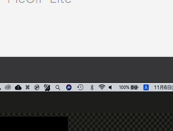
#> input picture test.png, 173 x 131 px
$ python visualize_pixel_value_distribution.py test.png 1.0
#> lines starting #> are read from the running program, lines starting #| are printed output that depends on the picture; long printed decimals are rounded
# ==============================================
#       Visualize Pixel Value Distribution
# ==============================================


import cv2, matplotlib
import numpy as np
import subprocess
import sys
args = sys.argv
import matplotlib.pyplot as plt
plt.style.use('seaborn-white')


# -----------------------------
# ----- Placement setting -----
# -----------------------------
#plt.figure(figsize=(10, 8))
fig, ax = plt.subplots(4, figsize=(10, 7)) # figsize(width, height)
ax[0] = plt.subplot2grid((2,2), (0,0))
ax[1] = plt.subplot2grid((2,2), (0,1))
ax[2] = plt.subplot2grid((2,2), (1,0))
ax[3] = plt.subplot2grid((2,2), (1,1))
#ax[2] = plt.subplot2grid((2,2), (1,0), colspan=2)


# ---------------------------------
# ----- Set initial parameter -----
# ---------------------------------
print("\n===== Argument info. =====")
image_name  = args[1]
param       = float(args[2])
print("input_image_data\n>",image_name,"(args[1])")
print("\np\n>",param,"(args[2])")
# image_name = 'images/2018-10-29/DATA/20160724_RL100.bmp'


# ----------------------------
# ----- Read input image -----
# ----------------------------
def read_img(_img_name):
  # read input image
#> called with _img_name = 'test.png'
  img_BGR = cv2.imread(_img_name)
#> img_BGR is the input picture: shape (131, 173, 3); mean B, G, R 136.3, 135.5, 135.6

  # convert color (BGR → RGB)
  img_RGB = cv2.cvtColor(img_BGR, cv2.COLOR_BGR2RGB)

  return img_RGB

img_in_RGB = read_img(image_name)
print("\nInput image(RGB)\n>", img_in_RGB.shape) # （height × width × 色数）
#| Input image(RGB)
#| > (131, 173, 3)


# ------------------------------
# ----- Change color tone -----
# ------------------------------
def change_color_tone(_rgb_img, _param):
  # Red
#> called with _param = 1
  red   = cv2.multiply(_rgb_img[:, :, 0], _param)

  # Green
  green = cv2.multiply(_rgb_img[:, :, 1], _param)

  # Blue
  blue  = cv2.multiply(_rgb_img[:, :, 2], _param)

  # Apply change
  revised_img_RGB = np.empty((_rgb_img.shape[0], _rgb_img.shape[1], 3), dtype=np.uint8)
  revised_img_RGB[:, :, 0] = red
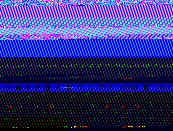
#> revised_img_RGB: shape (131, 173, 3); mean of channels 0, 1, 2 135.6, 50.1, 50.1; drawn as B, G, R
  revised_img_RGB[:, :, 1] = green
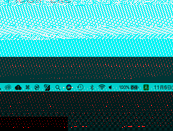
#> revised_img_RGB: shape (131, 173, 3); mean of channels 0, 1, 2 135.6, 135.5, 50.1; drawn as B, G, R
  revised_img_RGB[:, :, 2] = blue

  return revised_img_RGB

# ===============================================
#      It is required to adjust parameters.
# ===============================================
img_out_RGB = change_color_tone(img_in_RGB, param)
print("\nOutput Image (RGB)")
print('> R Max:',np.max(img_out_RGB[:, :, 0]),' Min:',np.min(img_out_RGB[:, :, 0]))
#| > R Max: 245  Min: 0
print('> G Max:',np.max(img_out_RGB[:, :, 1]),' Min:',np.min(img_out_RGB[:, :, 1]))
#| > G Max: 244  Min: 0
print('> B Max:',np.max(img_out_RGB[:, :, 2]),' Min:',np.min(img_out_RGB[:, :, 2]))
#| > B Max: 245  Min: 0
print("\n")


# -------------------------------
# ----- Convert RGB to Gray -----
# -------------------------------
img_in_Gray  = cv2.cvtColor(img_in_RGB,  cv2.COLOR_RGB2GRAY)
img_out_Gray = cv2.cvtColor(img_out_RGB, cv2.COLOR_RGB2GRAY)


# -----------------------------------------------
# ----- Get statistical data of pixel value -----
# -----------------------------------------------
def get_data_of_pixel_value(_img_gray, _img_name):
#> called with _img_name = 'Input Image'
  print("===== Statistical Data of", _img_name, "(Gray) =====")
  print("Num of pixel values (== 255) :", np.sum(_img_gray == 255))
#| Num of pixel values (== 255) : 0
  #print("Num of pixel values (== 0)   :", np.sum(_img_gray == 0) )
  print("Max  :", np.max(_img_gray))
#| Max  : 244
  print("Min  :", np.min(_img_gray))
#| Min  : 0
  print("Mean :", _img_gray[_img_gray>0].mean())
#| Mean : 141.303
  #print("Median  :", _img_gray[_img_gray>0].median())
  print("\n")
  return

get_data_of_pixel_value(img_in_Gray, "Input Image")
get_data_of_pixel_value(img_out_Gray, "Output Image")
#| Num of pixel values (== 255) : 0
#| Max  : 244
#| Min  : 0
#| Mean : 141.303


# -----------------------
# ----- Show images -----
# -----------------------
def show_img(_i, _img, _img_name):
  #plt.subplot(2, 2, _i)

  # image title
  ax[_i].set_title(_img_name)
  #plt.title(_img_name)

  # show image
  ax[_i].imshow(_img)
  #plt.imshow(_img)

  # off scale
  ax[_i].axis('off')

  return


# --------------------------------------
# ----- Display Input/Output Image -----
# --------------------------------------
show_img(0, img_in_RGB,  "Input image")
show_img(1, img_out_RGB, "Improved image(p="+str(param)+")")
# show_img(2, img_in_Gray,  "Input Image(Gray)")
# show_img(3, img_out_Gray, "Output Image(Gray)")


# ----------------------------------------------
# ----- Visualize Pixel Value Distribution -----
# ----------------------------------------------
from mpl_toolkits.axes_grid1 import make_axes_locatable

# Input Image
ax[2].set_title("Input image")
img3 = ax[2].imshow(img_in_Gray, clim=[0,255], cmap='viridis')
ax[2].axis("image")
divider = make_axes_locatable(ax[2])
ax2_cb = divider.new_horizontal(size="4.5%", pad=0.1)
fig.add_axes(ax2_cb)
plt.colorbar(img3, cax=ax2_cb)
ax[2].axis('off')

# Output Image
ax[3].set_title("Improved image(p="+str(param)+")")
img4 = ax[3].imshow(img_out_Gray, clim=[0,255], cmap='viridis')
ax[3].axis("image")
divider = make_axes_locatable(ax[3])
ax3_cb = divider.new_horizontal(size="4.5%", pad=0.1)
fig.add_axes(ax3_cb)
plt.colorbar(img4, cax=ax3_cb)
ax[3].axis('off')

# [17 lines of commented-out code are left out]
fig_name = "images/visualized_"+str(param)+".png"
plt.savefig(fig_name)
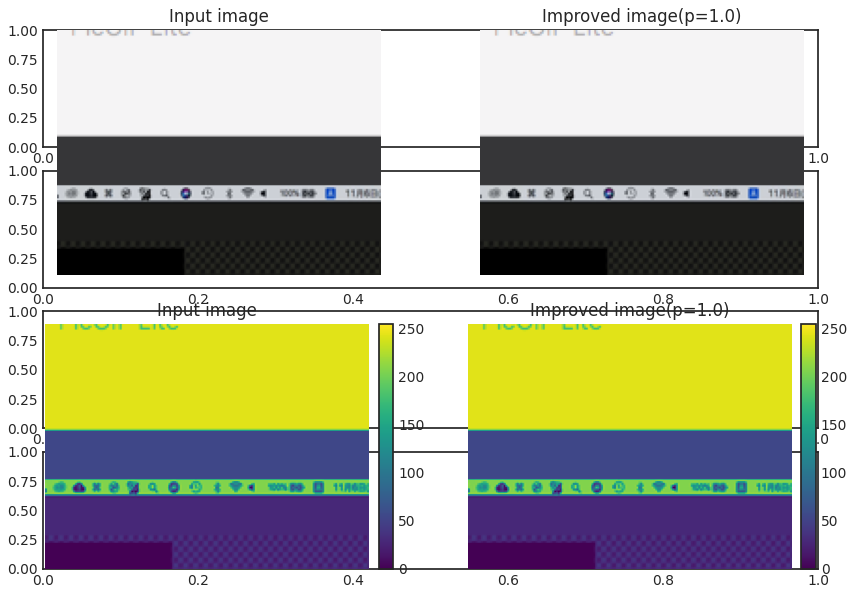
#> figure drawn by matplotlib, 6 panels


# -------------------------
# ----- Exec. command -----
# -------------------------
preview_command = ['code', fig_name]
try:
#> (the run stopped early here; a loop or call above may not have finished)
